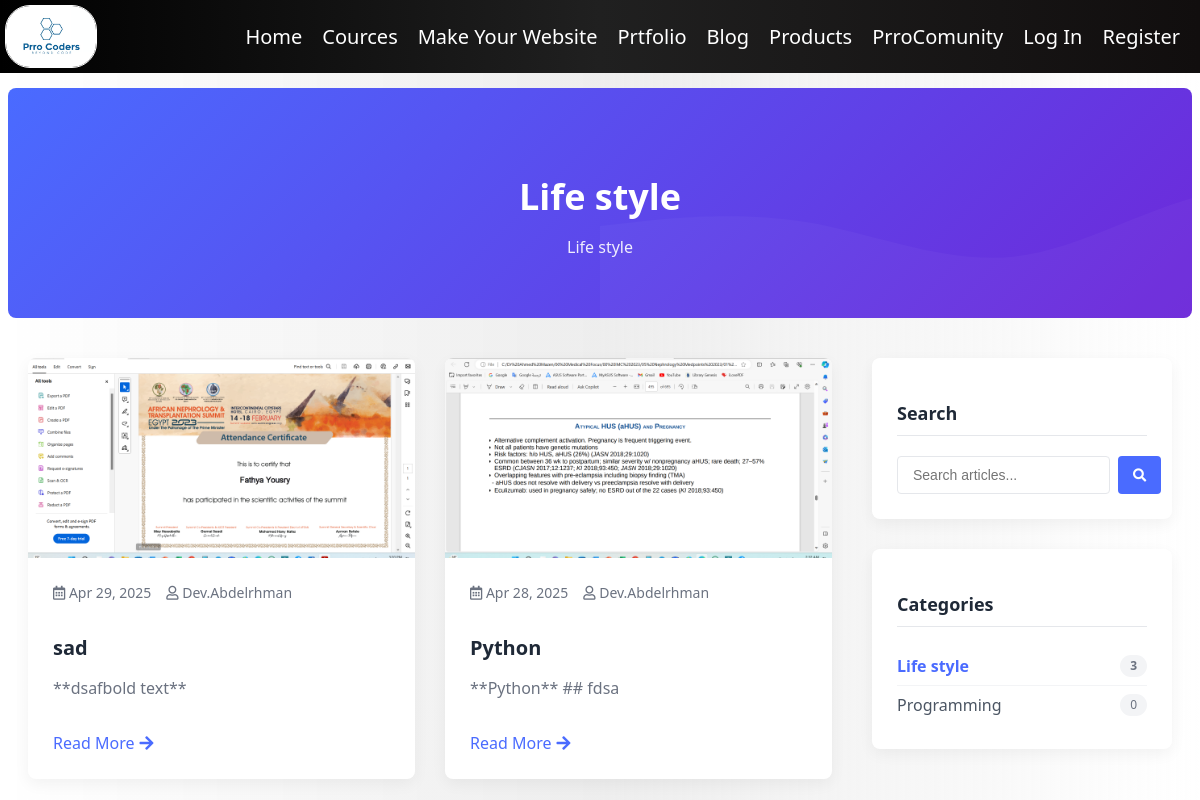
The app's page /blog/category/Life_style/ with its own data.
### blog/models.py (models this page shows, shortened)
class Category(models.Model):
    name = models.CharField(max_length=100)
    slug = models.SlugField(unique=True)
    description = models.TextField(blank=True)
    class Meta:
        verbose_name_plural = "Categories"
        ordering = ['name']

class Post(models.Model):
    STATUS_CHOICES = (
        ('draft', 'Draft'),
        ('published', 'Published'),
    )
    title = models.CharField(max_length=200)
    slug = models.SlugField(unique_for_date='publish_date')
    author = models.ForeignKey(User, on_delete=models.CASCADE, related_name='blog_posts')
    content = models.TextField()
    content_html = models.TextField(editable=False, blank=True)
    featured_image = models.ImageField(upload_to='blog/%Y/%m/%d/', blank=True, null=True)
    publish_date = models.DateTimeField(default=timezone.now)
    created_date = models.DateTimeField(auto_now_add=True)
    updated_date = models.DateTimeField(auto_now=True)
    status = models.CharField(max_length=10, choices=STATUS_CHOICES, default='draft')
    categories = models.ManyToManyField(Category, related_name='posts')
    class Meta:
        ordering = ['-publish_date']
    @property
    def summary(self):
        return self.content[:200] + '...' if len(self.content) > 200 else self.content

### blog/views.py (the view)
class CategoryPostListView(ListView):
    model = Post
    template_name = 'blog/category_posts.html'
    context_object_name = 'posts'
    paginate_by = 6
    def get_queryset(self):
        self.category = get_object_or_404(Category, slug=self.kwargs.get('slug'))
        return Post.objects.filter(
            categories=self.category,
            status='published'
        ).order_by('-publish_date')
    def get_context_data(self, **kwargs):
        context = super().get_context_data(**kwargs)
        context['category'] = self.category
        context['categories'] = Category.objects.all()
        return context

### templates/blog/category_posts.html (shortened to what this page needs)
{% extends 'layout.html' %}
{% load static %}
{% block head %}
<link rel="stylesheet" href="https://cdnjs.cloudflare.com/ajax/libs/font-awesome/5.15.4/css/all.min.css">
{% endblock %}
{% block body %}
<div class="blog-header">
    <div class="blog-header-content">
        <h1>{{ category.name }}</h1>
        <p>{{ category.description }}</p>
    </div>
</div>
<div class="blog-container">
    <div class="blog-layout">
        <div class="blog-main">
            {% if posts %}
                {% for post in posts %}
                    <article class="blog-card" style="animation-delay: {{ forloop.counter0|divisibleby:3 }}00ms;">
                        <div class="blog-card-image">
                            {% if post.featured_image %}
                                <img src="{{ post.featured_image.url }}" alt="{{ post.title }}">
                            {% else %}
                                <img src="{% static 'images/placeholder.jpg' %}" alt="Placeholder">
                            {% endif %}
                        </div>
                        <div class="blog-card-content">
                            <div class="blog-card-meta">
                                <span><i class="far fa-calendar-alt"></i> {{ post.publish_date|date:"M d, Y" }}</span>
                                <span><i class="far fa-user"></i> {{ post.author.username }}</span>
                            </div>
                            <h2 class="blog-card-title">
                                <a href="{% url 'blog:post_detail' year=post.publish_date.year month=post.publish_date.month day=post.publish_date.day slug=post.slug %}">
                                    {{ post.title }}
                                </a>
                            </h2>
                            <div class="blog-card-excerpt">
                                {{ post.summary|truncatewords:30 }}
                            </div>
                            <a href="{% url 'blog:post_detail' year=post.publish_date.year month=post.publish_date.month day=post.publish_date.day slug=post.slug %}" class="blog-card-link">
                                Read More <i class="fas fa-arrow-right"></i>
                            </a>
                        </div>
                    </article>
                {% endfor %}
            {% else %}
                <div class="no-posts">
                    <h2>No posts found in this category</h2>
                    <p>There are currently no blog posts available in the "{{ category.name }}" category. Please check back later for new content.</p>
                </div>
            {% endif %}
        </div>
        <aside class="blog-sidebar">
            <div class="sidebar-widget">
                <h3>Search</h3>
                <form action="{% url 'blog:search_results' %}" method="get" class="search-form">
                    <input type="text" name="q" placeholder="Search articles..." class="search-input" required>
                    <button type="submit" class="search-button">
                        <i class="fas fa-search"></i>
                    </button>
                </form>
            </div>
            <div class="sidebar-widget">
                <h3>Categories</h3>
                <ul class="category-list">
                    {% for cat in categories %}
                        <li>
                            <a href="{% url 'blog:category' slug=cat.slug %}" {% if cat.id == category.id %}style="color: #4a6bff; font-weight: bold;"{% endif %}>
                                {{ cat.name }}
                                <span class="category-count">{{ cat.posts.count }}</span>
                            </a>
                        </li>
                    {% empty %}
                        <li>No categories available</li>
                    {% endfor %}
                </ul>
            </div>
        </aside>
    </div>
</div>
{% endblock %}

### static/style.css (style rules this page uses)
body { background: linear-gradient(90deg, #ffffffaf 0%, #e8e8e8c1 50%, #ffffff 100%); font-family: 'Segoe UI', Tahoma, Geneva, Verdana, sans-serif; }

### templates/blog/category_posts.html (style rules this page uses)
.blog-header { background: linear-gradient(135deg, #4a6bff 0%, #6d28d9 100%); padding: 60px 0; text-align: center; color: white; margin-bottom: 40px; border-radius: 8px; position: relative; overflow: hidden; }
.blog-header::before { content: ''; position: absolute; top: 0; right: 0; width: 50%; height: 100%; background-size: cover; opacity: 0.3; z-index: 0; }
.blog-header-content { position: relative; z-index: 1; }
.blog-header h1 { font-size: 36px; font-weight: 700; margin-bottom: 15px; }
.blog-header p { font-size: 16px; max-width: 700px; margin: 0 auto; opacity: 0.9; }
.blog-container { max-width: 1200px; margin: 0 auto; padding: 0 20px; }
.blog-layout { display: grid; grid-template-columns: 1fr 300px; gap: 40px; }
.blog-main { display: grid; grid-template-columns: repeat(auto-fill, minmax(300px, 1fr)); gap: 30px; }
.blog-card { background: white; border-radius: 8px; overflow: hidden; box-shadow: 0 5px 15px rgba(0, 0, 0, 0.05); transition: transform 0.3s, box-shadow 0.3s; height: 100%; display: flex; flex-direction: column; }
.blog-card-image { height: 200px; background-color: #f5f5f5; overflow: hidden; }
.blog-card-image img { width: 100%; height: 100%; object-fit: cover; transition: transform 0.5s; }
.blog-card-content { padding: 25px; flex-grow: 1; display: flex; flex-direction: column; }
.blog-card-meta { display: flex; gap: 15px; color: #6b7280; font-size: 14px; margin-bottom: 15px; }
.blog-card-title { font-size: 20px; font-weight: 600; margin-bottom: 15px; color: #1f2937; text-decoration: none; }
.blog-card-title a { color: inherit; text-decoration: none; transition: color 0.3s; }
.blog-card-excerpt { color: #6b7280; margin-bottom: 20px; line-height: 1.6; flex-grow: 1; }
.blog-card-link { color: #4a6bff; font-weight: 500; text-decoration: none; display: inline-flex; align-items: center; gap: 5px; transition: gap 0.3s; }
.blog-sidebar { position: sticky; top: 30px; align-self: start; }
.sidebar-widget { background: white; border-radius: 8px; padding: 25px; margin-bottom: 30px; box-shadow: 0 5px 15px rgba(0, 0, 0, 0.05); }
.sidebar-widget h3 { font-size: 18px; font-weight: 600; margin-bottom: 20px; padding-bottom: 10px; border-bottom: 1px solid #e5e7eb; color: #1f2937; }
.search-form { display: flex; gap: 8px; }
.search-input { flex-grow: 1; padding: 10px 15px; border: 1px solid #e5e7eb; border-radius: 4px; font-size: 14px; }
.search-button { background: #4a6bff; color: white; border: none; border-radius: 4px; padding: 0 15px; cursor: pointer; transition: background 0.3s; }
.category-list { list-style: none; padding: 0; margin: 0; }
.category-list li { padding: 8px 0; border-bottom: 1px solid #f3f4f6; }
.category-list li:last-child { border-bottom: none; }
.category-list a { color: #4b5563; text-decoration: none; transition: color 0.3s; display: flex; justify-content: space-between; }
.category-count { background: #f3f4f6; border-radius: 20px; padding: 2px 10px; font-size: 12px; color: #6b7280; }
.blog-card { animation: fadeIn 0.5s ease-out forwards; }

### templates/layout.html (style rules this page uses)
body { font-family: 'Segoe UI', Tahoma, Geneva, Verdana, sans-serif; }

### records on screen
Category: name "Life style", description "Life style", posts.count "3"
Post: featured_image (picture), publish_date "Apr 29, 2025", author.username "Dev.Abdelrhman", title "sad", summary "**dsafbold text**"
Post: featured_image (picture), publish_date "Apr 28, 2025", author.username "Dev.Abdelrhman", title "Python", summary "**Python** ## fdsa"
Category: name "Programming", posts.count "0"
